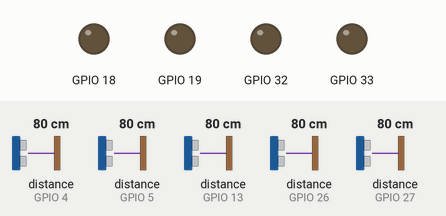
Recording of a sketch running on a simulated ESP32. Shown: output pins drawn as LEDs (lit = HIGH). Wiring (inferred from the names in the program): 5 × ultrasonic range finder: trigger GPIO 12, echo GPIO 13 / trigger GPIO 14, echo GPIO 27 / trigger GPIO 16, echo GPIO 4 / trigger GPIO 17, echo GPIO 5 / trigger GPIO 25, echo GPIO 26. The test bench sets the inputs (shaded band); at power-on: distance to the obstacle (sensors on GPIO 13, GPIO 4, GPIO 5, GPIO 26, GPIO 27) 80 cm. The echo pulse lasts 58.3 µs per cm; pins used as bus, display or sensor lines are not drawn.

Above: at 0.02 s.
At 1.2 s:
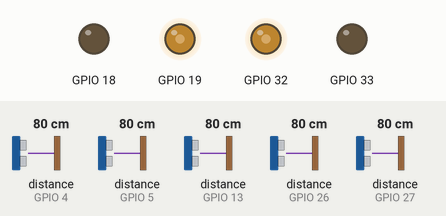
1.3 s: distance to the obstacle (sensor on GPIO 13) set to 33 cm
2.8 s: distance to the obstacle (sensor on GPIO 13) set to 27 cm
At 3.7 s:
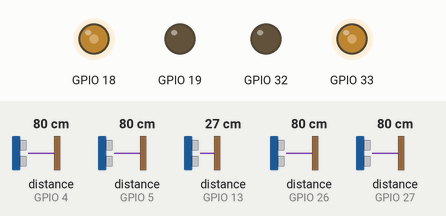
Timing chart, 0 to 5.8 s (numbered marks = the images above; inputs shaded):
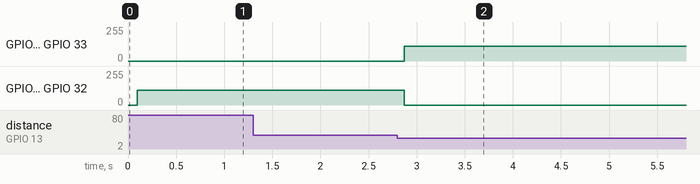

Measured:
- the behaviour switches between 31 and 30 cm on distance to the obstacle (sensor on GPIO 13) (found by bisection; images 1 and 2)
- after the input at 1.3 s, every drawn part: stays the same
- after the input at 2.8 s, GPIO 18, GPIO 33: 0/255 → 110/255 after 0.07 s; GPIO 19, GPIO 32: 110/255 → 0/255 after 0.07 s

The sketch:

Ultrasonic_with_motor.ino
```cpp
#include <BluetoothSerial.h>


enum CurrentState
{
  INIT,
  MOVE_FORWARD,
  MOVE_BACKWARD,
  MOVE_LEFT,
  MOVE_RIGHT,
  STOP_S
};
volatile CurrentState currentState = INIT;

#define MAX_DISTANCE 160
#define ULTRASONIC_TIMEOUT (MAX_DISTANCE*58L)

BluetoothSerial SerialBT;
enum Command
{
  STOP = '0',
  START = '1'
};
volatile char command=STOP;
volatile char prevState=STOP;


//__________________________ Define Ultrasonics Pins __________________________//
#define TRIG_FRONT_LEFT   14
#define ECHO_FRONT_LEFT   27

#define TRIG_FRONT_RIGHT   17
#define ECHO_FRONT_RIGHT   5

#define TRIG_RIGHT 25
#define ECHO_RIGHT 26

#define TRIG_LEFT 12
#define ECHO_LEFT 13

#define TRIG_BACK 16
#define ECHO_BACK 4

//__________________________ Define Motors Pins __________________________//
#define LEFT_MOTOR_P1 32
#define LEFT_MOTOR_P2 33
#define RIGHT_MOTOR_P1 18
#define RIGHT_MOTOR_P2 19


//__________________________ Define constants __________________________//
#define SPEED 215
#define minDistance 30
#define TURN_SPEED 110
#define numReadings 3

//__________________________ Ultrasonic Class __________________________//
class Ultrasonic
{
private:
    int _trigPin;
    int _echoPin;
public:
    /// \brief Constructor for the Ultrasonic class.
    /// This constructor sets the trigger and echo pins for the ultrasonic sensor and sets them as an output and input pin respectively.
    /// \param trigPin The number of the trigger pin.
    /// \param echoPin The number of the echo pin.
    Ultrasonic(int trigPin, int echoPin)
    {
        _trigPin = trigPin;
        _echoPin = echoPin;

        pinMode(_trigPin, OUTPUT);
        pinMode(_echoPin, INPUT);
    }
    /// \brief Reads the distance from the ultrasonic sensor.
    /// This function reads the distance from the ultrasonic sensor by sending a pulse on the trigger pin, and then reads the echo pin to determine the time of flight of the pulse.
    /// It then calculates the distance from the sensor using the speed of sound and the time of flight.
    /// \return The distance from the sensor in centimeters.
    float read()
    {
        digitalWrite(_trigPin, LOW);
        delayMicroseconds(2);

        digitalWrite(_trigPin, HIGH);
        delayMicroseconds(10);
        digitalWrite(_trigPin, LOW);

        long duration = pulseIn(_echoPin, HIGH, 10000);

        float distance = duration * 0.034 / 2;

        return distance;
    }
};

//__________________________ Motor Class __________________________//
class Motor
{
private:
    int _leftMotorPin1;
    int _leftMotorPin2;
    int _rightMotorPin1;
    int _rightMotorPin2;
public:
    /// \brief Constructor for the Motor class.
    /// This constructor sets the pins for the left and right motors and sets them as output pins.
    /// \param leftMotorPin1 The number of the first pin for the left motor.
    /// \param leftMotorPin2 The number of the second pin for the left motor.
    /// \param rightMotorPin1 The number of the first pin for the right motor.
    /// \param rightMotorPin2 The number of the second pin for the right motor.
    Motor(int leftMotorPin1, int leftMotorPin2, int rightMotorPin1, int rightMotorPin2)
    {
        _leftMotorPin1 = leftMotorPin1;
        _leftMotorPin2 = leftMotorPin2;
        _rightMotorPin1 = rightMotorPin1;
        _rightMotorPin2 = rightMotorPin2;

        pinMode(_leftMotorPin1, OUTPUT);
        pinMode(_leftMotorPin2, OUTPUT);
        pinMode(_rightMotorPin1, OUTPUT);
        pinMode(_rightMotorPin2, OUTPUT);
    }

    /// \brief Move the robot forward at the given speed.
    /// This function sets the speed of both the left and right motors to the given value.
    /// \param speed The speed at which to move the robot forward.
    void moveForward(int speed)
    {
        setMotorSpeed(_leftMotorPin1, _leftMotorPin2, speed);
        setMotorSpeed(_rightMotorPin1, _rightMotorPin2, speed);
    }

    /// \brief Move the robot backward at the given speed.
    /// This function sets the speed of both the left and right motors to the negation of the given value.
    /// \param speed The speed at which to move the robot backward.
    void moveBackward(int speed)
    {
        setMotorSpeed(_leftMotorPin1, _leftMotorPin2, -speed);
        setMotorSpeed(_rightMotorPin1, _rightMotorPin2, -speed);
    }

    /// \brief Turn the robot left at the given speed.
    /// This function sets the speed of the left motor to the negation of the given value and the speed of the right motor to the given value.
    /// \param speed The speed at which to turn the robot left.
    void turnLeft(int speed)
    {
        setMotorSpeed(_leftMotorPin1, _leftMotorPin2, -speed);
        setMotorSpeed(_rightMotorPin1, _rightMotorPin2, speed);
    }

    /// \brief Turn the robot right at the given speed.
    /// This function sets the speed of the left motor to the given value and the speed of the right motor to the negation of the given value.
    /// \param speed The speed at which to turn the robot right.
    void turnRight(int speed)
    {
        setMotorSpeed(_leftMotorPin1, _leftMotorPin2, speed);
        setMotorSpeed(_rightMotorPin1, _rightMotorPin2, -speed);
    }

    /// \brief Stop the robot from moving.
    /// This function sets the speed of both the left and right motors to 0, which stops the robot from moving.
    void stop()
    {
        setMotorSpeed(_leftMotorPin1, _leftMotorPin2, 0);
        setMotorSpeed(_rightMotorPin1, _rightMotorPin2, 0);
    }

    /// \brief Set the speed of a motor.
    /// This function sets the speed of a motor, given its two pins.
    /// If the speed is positive, the motorPin1 is set to the given value and motorPin2 is set to 0,
    /// if the speed is negative, the motorPin1 is set to 0 and motorPin2 is set to the absolute value of the given speed,
    /// if the speed is 0, both motorPin1 and motorPin2 are set to 0.
    void setMotorSpeed(int motorPin1, int motorPin2, int speed)
    {
        if(speed > 0)
        {
        analogWrite(motorPin1, speed);
        analogWrite(motorPin2, 0);
        }
        else if(speed < 0)
        {
          analogWrite(motorPin1, 0);
          analogWrite(motorPin2, -speed);
        }
        else
        {
          analogWrite(motorPin1, 0);
          analogWrite(motorPin2, 0);
        }
    }
};

//__________________________ Motor object __________________________//
Motor motor(LEFT_MOTOR_P1, LEFT_MOTOR_P2, RIGHT_MOTOR_P1, RIGHT_MOTOR_P2);

//__________________________ IR Sensor Class __________________________//
class IRSensor
{
private:
    int _irPin;
public:
    /// \brief Constructor for the IRSensor class.
    /// This constructor sets the pin for the IR sensor and sets it as an input pin.
    /// \param irPin The number of the pin for the IR sensor.
    IRSensor(int irPin)
    {
        _irPin = irPin;
        pinMode(_irPin, INPUT);
    }


    /// \brief Detects if the IR sensor is on a white line.
    /// This function reads the state of the IR sensor and returns true if it is on a white line, and false otherwise.
    /// \return true if the IR sensor is on a white line, false otherwise.
    bool detectWhiteLine()
    {
        return digitalRead(_irPin) == LOW; // Assuming LOW means white line detected
    }
};

//__________________________ Ultrasonic sensor positions __________________________//
enum SensorPosition_t
{
  FRONT_LEFT,
  FRONT_RIGHT,
  BACK,
  LEFT,
  RIGHT
};


//__________________________ Ultrasonic sensor objects __________________________//
Ultrasonic frontLeft(TRIG_FRONT_LEFT, ECHO_FRONT_LEFT);
Ultrasonic frontRight(TRIG_FRONT_RIGHT, ECHO_FRONT_RIGHT);
Ultrasonic back(TRIG_BACK, ECHO_BACK);
Ultrasonic left(TRIG_LEFT, ECHO_LEFT);
Ultrasonic right(TRIG_RIGHT, ECHO_RIGHT);


float measureDistance(SensorPosition_t SensorPosition);

/**
 * \brief Initialises the robot's components.
 * This function initialises the ESP32's serial communication with the Bluetooth module and the serial monitor.
 * It also sets up the IR sensors to trigger interrupts when a white line is detected.
 */
void setup()
{
  //SerialBT.begin("ESP32_Robot");
  //Serial.begin(115200);
}


/**
 * \brief The main loop of the robot.
 * This function implements the main loop of the robot that searches for the opponent robot to attack it.
 * First, it waits for the start command from the Bluetooth module, then it waits for five seconds.
 * After that, it starts moving and using its ultrasonic sensors to detect the opponent robot.
 * If it detects the opponent robot, it turns towards it and moves forward until it is close enough to attack.
 * If it does not detect the opponent robot, it continues moving and searching for it.
 */
void loop()
{

  float frontLeftDistance     =   measureDistance(FRONT_LEFT);
  delay(10);
  float frontRightDistance     =   measureDistance(FRONT_RIGHT);
  delay(10);
  float backDistance         =   measureDistance(BACK);
  delayMicroseconds(10);
  float leftDistance         =   measureDistance(LEFT);
  delayMicroseconds(10);
  float rightDistance        =   measureDistance(RIGHT);
  delayMicroseconds(10);

  /*Serial.print("frontLeftDistance");
  Serial.println(frontLeftDistance);

  Serial.print("frontRightDistance");
  Serial.println(frontRightDistance);

  Serial.print("backDistance");
  Serial.println(backDistance);

  Serial.print("leftDistance");
  Serial.println(leftDistance);

  Serial.print("rightDistance");
  Serial.println(rightDistance);
  Serial.println();
  Serial.println();*/

  if(frontLeftDistance < minDistance && frontRightDistance < minDistance)
  {
    //Serial.println("moveForward");
    if(currentState != MOVE_FORWARD)
    {
      motor.moveForward(SPEED);
      currentState = MOVE_FORWARD;
    }
    delayMicroseconds(10);
  }
  else if(leftDistance < minDistance || (frontLeftDistance < minDistance && frontRightDistance > minDistance))
  {
    if(currentState != MOVE_LEFT)
    {
      motor.turnLeft(TURN_SPEED);
      currentState = MOVE_LEFT;
    }
  }
  else if(backDistance < minDistance || rightDistance < minDistance || (frontLeftDistance > minDistance && frontRightDistance < minDistance))
  {
    if(currentState != MOVE_LEFT)
    {
      motor.turnRight(TURN_SPEED);
      currentState = MOVE_RIGHT;
    }
  }
  /*
  else if(backDistance < minDistance || rightDistance < minDistance || (frontLeftDistance > minDistance && frontRightDistance < minDistance))
  {
    while(frontLeftDistance > minDistance || frontRightDistance > minDistance)
    {
      motor.turnRight(TURN_SPEED);
      delay(10);
      frontLeftDistance = measureDistance(FRONT_LEFT);
      frontRightDistance = measureDistance(FRONT_RIGHT);
    }
  }

  */
  else
  {
    if(currentState != MOVE_LEFT)
    {
      motor.turnRight(TURN_SPEED);
      currentState = MOVE_RIGHT;
    }
  }
  delayMicroseconds(250);
}
/**
 * \brief Reads the distance from the given ultrasonic sensor position.
 * This function reads the distance from the given ultrasonic sensor position by taking multiple readings and averaging them.
 * The number of readings is given by the global variable numReadings.
 * The switch statement is used to determine which ultrasonic sensor to read from, based on the given SensorPosition.
 * A small delay is added between readings for stability.
 * If the given SensorPosition is not valid, -1 is returned.
 * \param SensorPosition The position of the ultrasonic sensor to read from.
 * \return The average distance from the sensor in centimeters.
 */
float measureDistance(SensorPosition_t SensorPosition)
{
  float totalDistance = 0;

  for (int i = 0; i < numReadings; i++) {
    switch (SensorPosition)
    {
      case FRONT_LEFT:
        totalDistance += frontLeft.read();
        break;
      case FRONT_RIGHT:
        totalDistance += frontRight.read();
        break;
      case BACK:
        totalDistance += back.read();
        break;
      case LEFT:
        totalDistance += left.read();
        break;
      case RIGHT:
        totalDistance += right.read();
        break;
      default:
        return -1;
    }
    delayMicroseconds(10);  // Adding a small delay between readings for stability
  }

  return totalDistance / numReadings;  // Return the average distance
}
```
